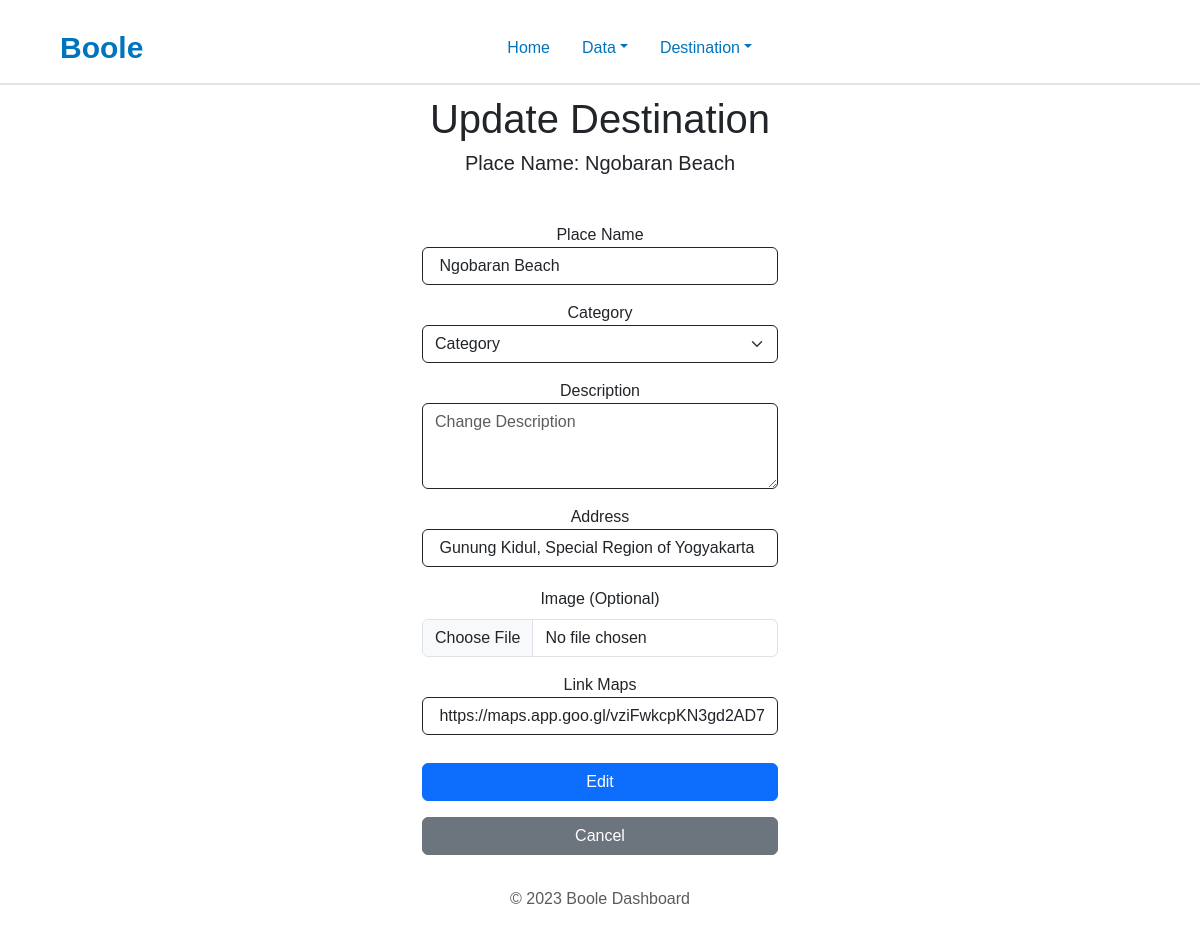
The app's page /process_edit.php?id=2 with its own data.
### tables this page shows
CREATE TABLE `destination` (
  `id` int(11) NOT NULL,
  `place` varchar(30) NOT NULL,
  `category` varchar(15) NOT NULL,
  `description` text NOT NULL,
  `address` varchar(255) NOT NULL,
  `picture` varchar(50) NOT NULL,
  `link_maps` varchar(255) NOT NULL
);

### process_edit.php (the view, shortened to what this page needs)
<?php
include('config/config.php');
$query = "SELECT * FROM destination WHERE id = " . $_GET['id'];
$result = mysqli_query($mysql_db, $query);
$row = mysqli_fetch_assoc($result);
?>
<!DOCTYPE html>
<html lang="en">
<head>
    <link href="https://cdn.jsdelivr.net/npm/bootstrap@5.3.2/dist/css/bootstrap.min.css" rel="stylesheet">
</head>
<body>
    <nav style="border-bottom:2px #e4e4e4 solid;">
        <div>
            <ul class="nav justify-content-center navbar">
                <a class="navbar-brand me-auto" style="font-weight:600; color: #0174BE; font-size:30px;">Boole</a>
                <li class="nav-item">
                    <a class="nav-link" href="admin_home.php" style="color: #0174BE;" id="hover">Home</a>
                </li>
                <li class="nav-item dropdown">
                    <a class="nav-link dropdown-toggle" href="#" role="button" data-bs-toggle="dropdown" aria-expanded="false" style="color: #0174BE;" id="hover">Data</a>
                </li>
                <li class="nav-item dropdown">
                    <a class="nav-link dropdown-toggle" href="#" role="button" data-bs-toggle="dropdown" aria-expanded="false" style="color: #0174BE;" id="hover">Destination</a>
                </li>
                <button class="navbar-toggler ms-auto" type="button" data-bs-toggle="offcanvas" data-bs-target="#offcanvasLightNavbar" aria-controls="offcanvasLightNavbar" aria-label="Toggle navigation">
                </button>
        </div>
    </nav>
    <center>
        <form action="process_edit.php" method="POST" enctype="multipart/form-data">
            <h1 style="padding-top: 10px;">Update Destination</h1>
            <h5 style="padding-buttom: 30px;">Place Name: <?= $row['place'] ?></h5><br>
            <div class="container">
                <div class="row">
                    <div class="col-4"></div>
                    <div class="col-4">
                        <label class="mt-3">Place Name</label>
                        <input class="form-control border-dark" type="text" value=" <?= $row['place'] ?>" placeholder="Change Place Name" aria-label="default input example" name="place">
                        <label class="mt-3">Category</label>
                        <select class="form-select border-dark" aria-label="default select example" name="category" required>
                            <option value="" disabled selected>Category</option>
                        </select>
                        <label class="mt-3">Description</label>
                        <textarea class="form-control border-dark" rows="3" value="<?= $row['description'] ?>" placeholder="Change Description" aria-label="default input example" name="description"></textarea>
                        <label class="mt-3">Address</label>
                        <input class="form-control border-dark" type="text" value=" <?= $row['address'] ?>" placeholder="Change Address" aria-label="default input example" name="address">
                        <label for="Image" class="form-label" style="margin-top: 20px;">Image (Optional)</label>
                        <input type="file" class="form-control" id="Image" name="image" accept="image/*">
                        <label class="mt-3">Link Maps</label>
                        <input class="form-control border-dark" type="text" value=" <?= $row['link_maps'] ?>" placeholder="Change Link Maps" aria-label="default input example" name="link_maps"><br>
                        <div class="mb-3 mt-1 w-100">
                            <input type="submit" value="Edit" name="update" class="btn btn-primary w-100">
                        </div>
                        <div class="mb-3 mt-1 w-100">
                            <a href="edit.php" class="btn btn-secondary w-100">Cancel</a>
                        </div>
                    </div>
                    <div class="col-4"></div>
                </div>
            </div>
        </form>
    </center>
    <footer class="footer mt-auto py-3">
        <div class="container text-center">
            <span class="text-muted">© 2023 Boole Dashboard</span>
        </div>
    </footer>
</body>
</html>

### process_edit.php (style rules this page uses)
body { font-family: 'Montserrat', sans-serif; }
.navbar { padding-top: 20px; padding-right: 60px; padding-left: 60px; }
.navbar-toggler { border: none; }

### records on screen
destination: place "Ngobaran Beach", address "Gunung Kidul, Special Region of Yogyakarta", link_maps "https://maps.app.goo.gl/vziFwkcpKN3gd2AD7"
